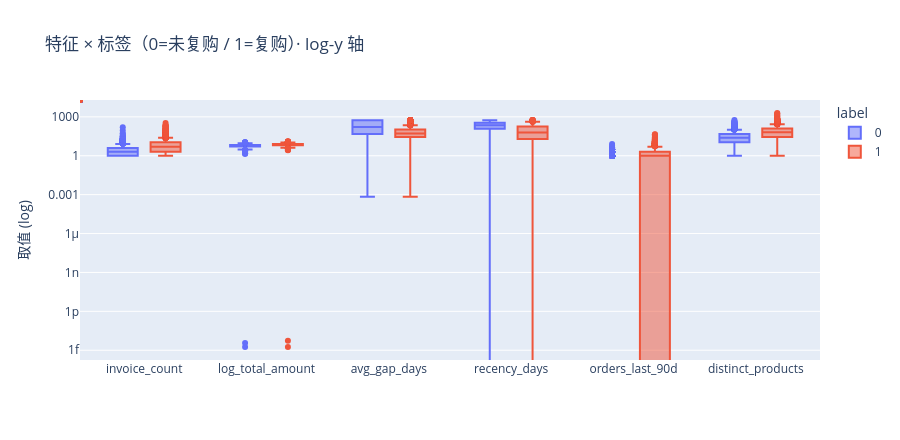

This figure's notebook cell:
### Markdown cell above
## 1. 特征分布 vs 标签（关键数值特征）

### Code cell
key = ['invoice_count', 'log_total_amount', 'avg_gap_days', 'recency_days',
       'orders_last_90d', 'distinct_products']
melted = features.melt(id_vars='label', value_vars=key)
fig = px.box(melted, x='variable', y='value', color='label',
             title='特征 × 标签（0=未复购 / 1=复购）· log-y 轴', log_y=True)
fig.update_layout(height=440, xaxis_title='', yaxis_title='取值 (log)')
fig.show()

### Figure 1 — Plotly figure (JSON) as saved in the notebook; plotly's stock layout.template omitted (floating-point values rounded to 4 significant figures; data arrays with more than 128 entries replaced by an {"elided": "..."} marker saying what was removed)
{"data": [{"alignmentgroup": "True", "hovertemplate": "label=0<br>variable=%{x}<br>value=%{y}<extra></extra>", "legendgroup": "0", "marker": {"color": "#636efa"}, "name": "0", "notched": false, "offsetgroup": "0", "orientation": "v", "showlegend": true, "type": "box", "x": {"elided": "14352 str values"}, "x0": " ", "xaxis": "x", "y": {"elided": "14352 float values"}, "y0": " ", "yaxis": "y"}, {"alignmentgroup": "True", "hovertemplate": "label=1<br>variable=%{x}<br>value=%{y}<extra></extra>", "legendgroup": "1", "marker": {"color": "#EF553B"}, "name": "1", "notched": false, "offsetgroup": "1", "orientation": "v", "showlegend": true, "type": "box", "x": {"elided": "15624 str values"}, "x0": " ", "xaxis": "x", "y": {"elided": "15624 float values"}, "y0": " ", "yaxis": "y"}], "layout": {"boxmode": "group", "height": 440, "legend": {"title": {"text": "label"}, "tracegroupgap": 0}, "title": {"text": "特征 × 标签（0=未复购 / 1=复购）· log-y 轴"}, "xaxis": {"anchor": "y", "domain": [0.0, 1.0], "title": {"text": ""}}, "yaxis": {"anchor": "x", "domain": [0.0, 1.0], "title": {"text": "取值 (log)"}, "type": "log"}}}
